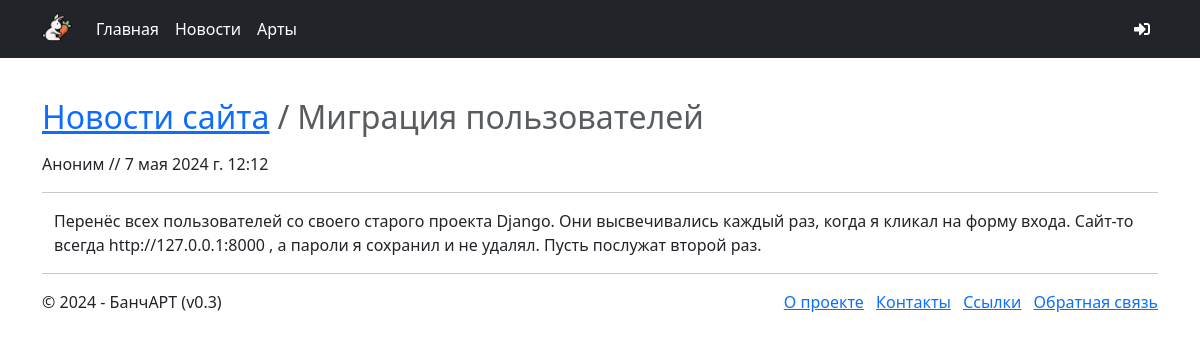
Page /news/site/2 on the committed database.
### news/models.py (models this page shows)
class articles(models.Model):
    title = models.CharField('Заголовок', max_length = 50)
    description = models.CharField('Описание', max_length = 200)
    text = models.TextField('Текст')
    data = models.DateTimeField('Дата публикации', default = datetime.now())
    author = models.ForeignKey(User, null = True, blank = True,
    on_delete = models.SET_NULL, verbose_name = 'Автор')
    def __str__(self):
        return self.title
    class Meta:
        ordering = ["-data"]
        verbose_name_plural = 'новости'
        verbose_name = 'новость'

### news/views.py (the view)
# urls.py: path('site/<int:n>', views.article, name='article'),
def article(request, n):
    artcl = articles.objects.get(id = n)
    assert isinstance(request, HttpRequest)
    return render(
        request, 'news/article.html',
        {
            'title':artcl,
            'year':datetime.now().year,
        }
    )

### news/templates/news/article.html (shortened to what this page needs)
{% extends "main/layout.html" %}
{% block content %}
<h2>
	<nav aria-label="breadcrumb">
		<ol class="breadcrumb">
			<li class="breadcrumb-item"><a href="{% url 'news' %}">Новости сайта</a></li>
			<li class="breadcrumb-item active" aria-current="page">
				{{ title }}
			</li>
		</ol>
	</nav>
</h2>
{% if title.author %}
<p>{{ title.author }} // {{ title.data }}</p><hr />
{% else %}
<p>Аноним // {{ title.data }}</p><hr />
{% endif %}
<div class="container">
	<div class="bs-callout bs-callout-danger">
		<p>{{ title.text }}</p>
	</div>
</div>
{% endblock %}

### rows in the picture
articles: title "Миграция пользователей", data "7 мая 2024 г. 12:12", text "Перенёс всех пользователей со своего старого проекта Django. Они высвечивались каждый раз, когда я кликал на форму входа. Сайт-то всегда http://127.0.0.1:8000 , а пароли я сохранил и не удалял. Пусть послужат второй раз."
